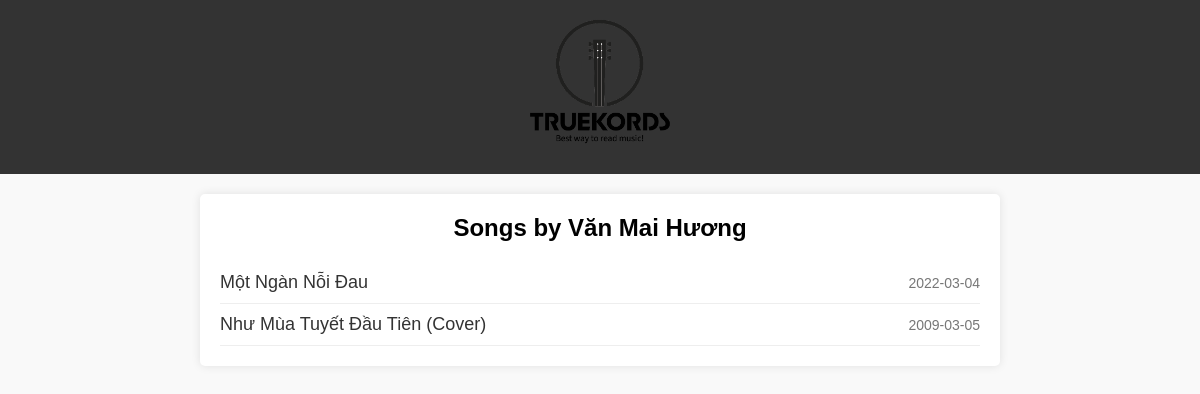
The page /artist_songs.php?artist=Văn Mai Hương on the database its author committed.
### tables this page shows
CREATE TABLE `songs` (
  `id` int(11) NOT NULL,
  `title` varchar(255) NOT NULL,
  `artist` varchar(255) NOT NULL,
  `release_date` date DEFAULT NULL,
  `youtube_link` varchar(255) DEFAULT NULL,
  `root_tone` varchar(255) DEFAULT NULL,
  `update_date` timestamp NOT NULL DEFAULT current_timestamp() ON UPDATE current_timestamp()
);

### artist_songs.php (the view, shortened to what this page needs)
<?php
$servername = "localhost";
$username = "root";
$password = "";
$dbname = "truekords";
$conn = new mysqli($servername, $username, $password, $dbname);
$artist = $_GET['artist'];
$sql = "SELECT id, title, release_date FROM songs WHERE artist = '$artist'";
$result = $conn->query($sql);
?>
<!DOCTYPE html>
<html lang="vi">
<head>
    <link rel="stylesheet" href="css/artist_songs.css">
</head>
<body>
    <header>
        <div class="logo">
            <a href="index.html"><img src="images/logo.png" alt="logo"></a>
        </div>
    </header>
    <div class="content-container">
        <div class="song-container">
            <h1>Songs by <?php echo htmlspecialchars($artist); ?></h1>
            <?php
            if ($result->num_rows > 0) {
                echo "<ul class='song-list'>";
                while ($song = $result->fetch_assoc()) {
                    echo "<li class='song-item'><a href='view_song.php?id=" . $song['id'] . "'>" . htmlspecialchars($song['title']) . "</a><span class='release-date'>" . htmlspecialchars($song['release_date']) . "</span></li>";
                }
                echo "</ul>";
            } else {
                echo "<p>No songs found for this artist.</p>";
            }
            ?>
        </div>
    </div>
</body>
</html>

### css/artist_songs.css (style rules this page uses)
* { margin: 0; padding: 0; box-sizing: border-box; font-family: 'Poppins', sans-serif; }
body { display: flex; flex-direction: column; align-items: center; justify-content: flex-start; min-height: 100vh; background-color: #f9f9f9; }
header { width: 100%; text-align: center; padding: 10px 0; background-color: #333; color: white; }
.logo img { max-width: 150px; height: auto; }
.content-container { display: flex; justify-content: center; align-items: flex-start; width: 100%; max-width: 1200px; margin: 20px auto; }
.song-container { flex: 1; max-width: 800px; background-color: white; padding: 20px; border-radius: 5px; box-shadow: 0 0 10px rgba(0, 0, 0, 0.1); }
h1 { font-size: 24px; margin-bottom: 20px; text-align: center; }
.song-list { list-style-type: none; padding: 0; }
.song-item { display: flex; justify-content: space-between; align-items: center; padding: 10px 0; border-bottom: 1px solid #eee; }
.song-item a { text-decoration: none; color: #333; font-size: 18px; flex-grow: 1; }
.song-item .release-date { color: #777; font-size: 14px; margin-left: 10px; }

### rows shown on the page
songs: title "Một Ngàn Nỗi Đau", release_date "2022-03-04"
songs: title "Như Mùa Tuyết Đầu Tiên (Cover)", release_date "2009-03-05"

### other values the page prints
$artist "Văn Mai Hương"
